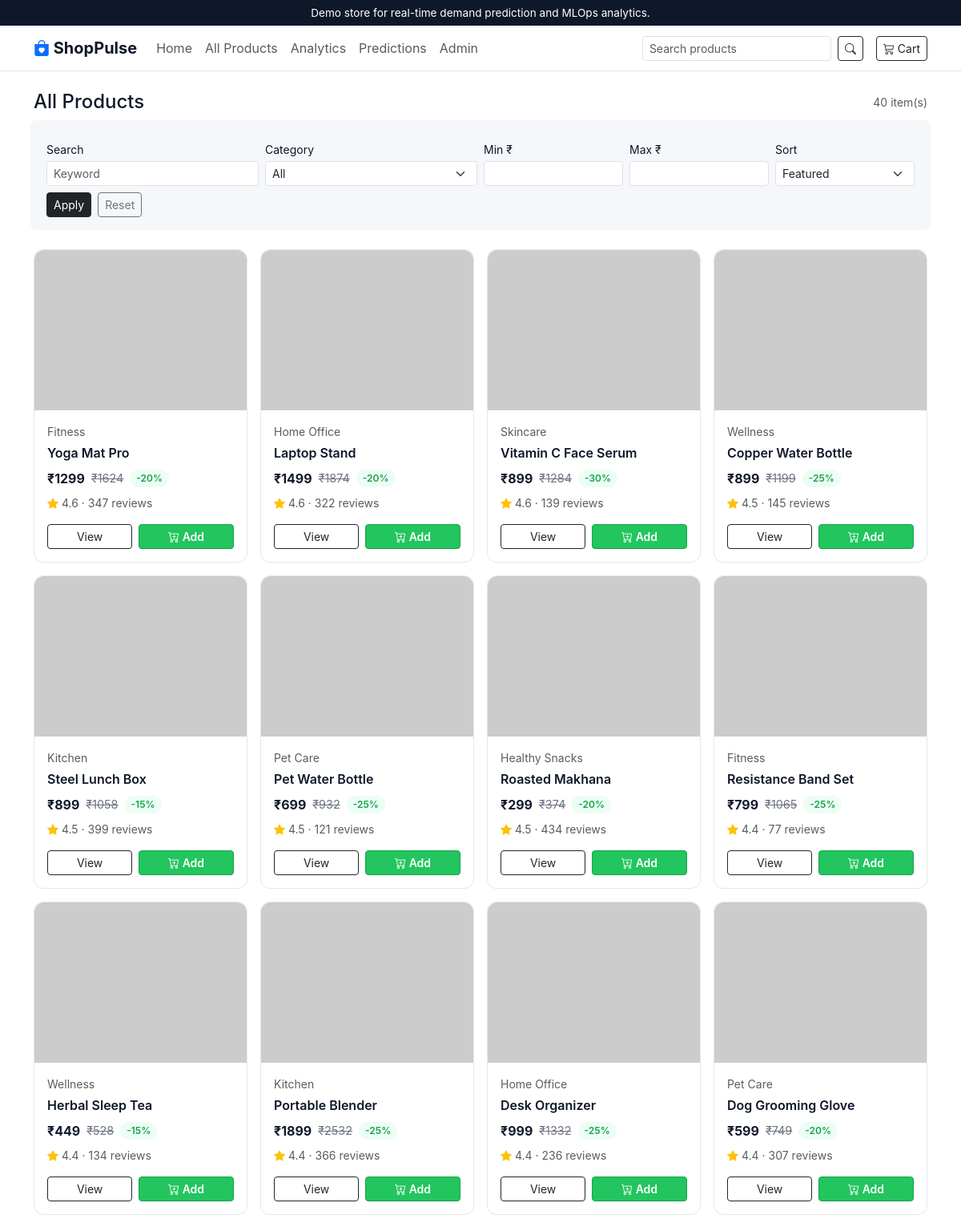
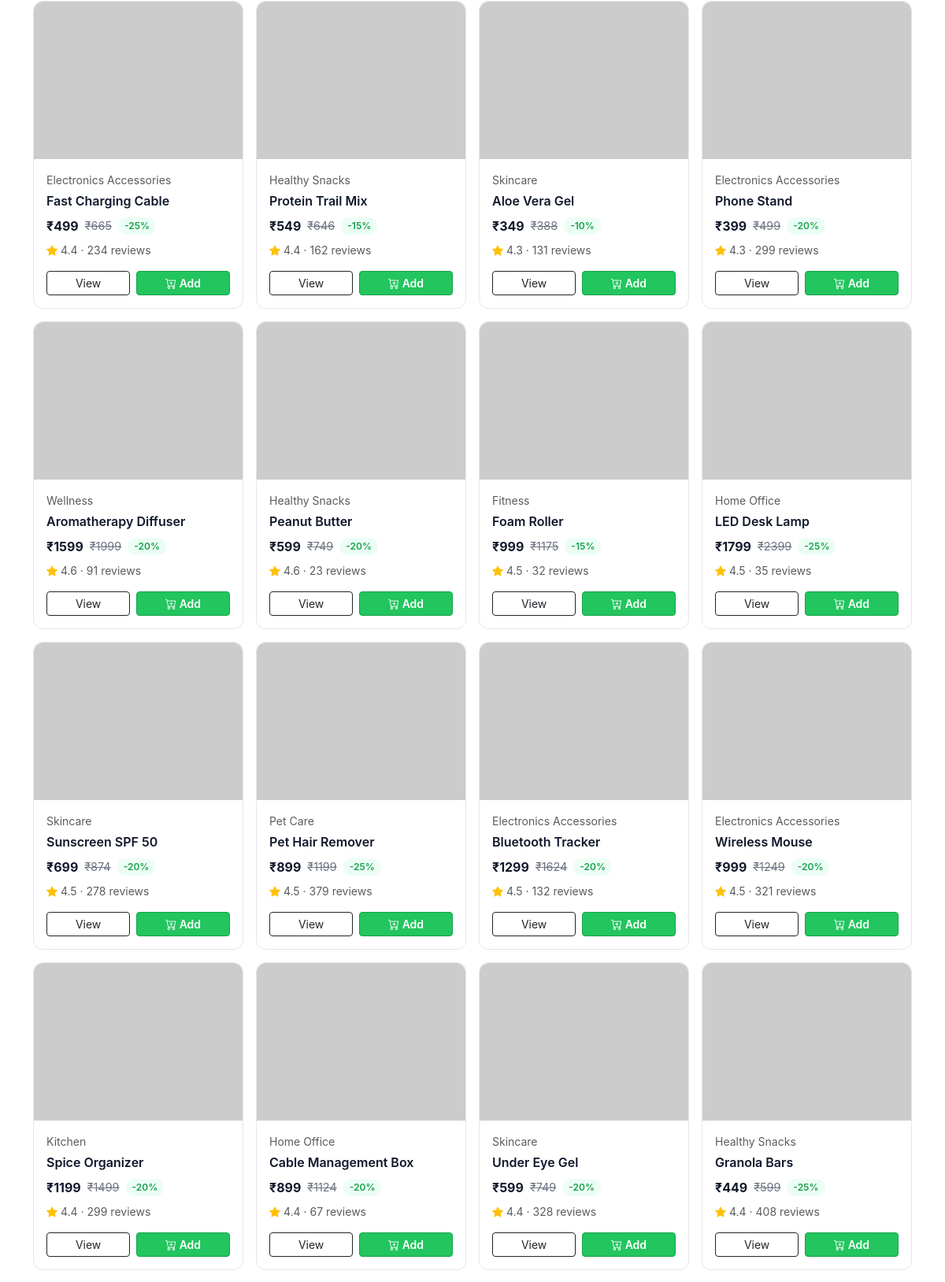
Page /products (upper part) on the committed database (2 pictures, top to bottom).
### models.py (models this page shows, shortened)
class Product(db.Model):
    __tablename__ = "products"
    id = db.Column(db.Integer, primary_key=True)
    sku = db.Column(db.String(64), unique=True, nullable=False, index=True)
    name = db.Column(db.String(200), nullable=False)
    slug = db.Column(db.String(220), unique=True, nullable=False, index=True)
    category = db.Column(db.String(80), nullable=False, index=True)
    subcategory = db.Column(db.String(80))
    brand = db.Column(db.String(80))
    description = db.Column(db.Text)
    short_description = db.Column(db.String(300))
    price = db.Column(db.Float, nullable=False)
    compare_at_price = db.Column(db.Float)
    discount_percent = db.Column(db.Integer, default=0)
    stock_quantity = db.Column(db.Integer, default=0)
    image_url = db.Column(db.String(400))
    rating = db.Column(db.Float, default=0.0)
    review_count = db.Column(db.Integer, default=0)
    is_featured = db.Column(db.Boolean, default=False)
    is_active = db.Column(db.Boolean, default=True)
    created_at = db.Column(db.DateTime, default=datetime.utcnow)
    updated_at = db.Column(db.DateTime, default=datetime.utcnow, onupdate=datetime.utcnow)

### app.py (the view, shortened to what this page needs)
    @app.route("/products")
    def products():
        q = request.args.get("q", "", type=str).strip()
        category = request.args.get("category", "", type=str).strip()
        sort = request.args.get("sort", "featured", type=str)
        min_price = request.args.get("min_price", type=float)
        max_price = request.args.get("max_price", type=float)
        query = Product.query.filter_by(is_active=True)
        if q:
            like = f"%{q}%"
            query = query.filter(
                (Product.name.ilike(like)) | (Product.description.ilike(like))
            )
        if category:
            query = query.filter(Product.category == category)
        if min_price is not None:
            query = query.filter(Product.price >= min_price)
        if max_price is not None:
            query = query.filter(Product.price <= max_price)
        if sort == "price_asc":
            query = query.order_by(Product.price.asc())
        elif sort == "price_desc":
            query = query.order_by(Product.price.desc())
        elif sort == "rating":
            query = query.order_by(Product.rating.desc())
        elif sort == "discount":
            query = query.order_by(Product.discount_percent.desc())
        else:
            query = query.order_by(Product.is_featured.desc(), Product.rating.desc())
        items = query.all()
        categories = Category.query.filter_by(is_active=True).all()
        return render_template(
            "products.html",
            products=items,
            categories=categories,
            q=q,
            current_category=category,
            current_sort=sort,
            min_price=min_price,
            max_price=max_price,
        )

### templates/products.html (shortened to what this page needs)
{% extends 'base.html' %}
{% block content %}
<div class="d-flex justify-content-between align-items-center mb-3 flex-wrap gap-2">
  <h4 class="mb-0">All Products{% if q %} <small class="text-muted">- "{{ q }}"</small>{% endif %}</h4>
  <span class="text-muted small">{{ products|length }} item(s)</span>
</div>
<form method="get" action="{{ url_for('products') }}" class="row g-2 align-items-end mb-4 section-soft p-3 rounded-3">
  <div class="col-md-3">
    <label class="form-label small mb-1">Search</label>
    <input type="search" name="q" value="{{ q }}" class="form-control form-control-sm" placeholder="Keyword">
  </div>
  <div class="col-md-3">
    <label class="form-label small mb-1">Category</label>
    <select name="category" class="form-select form-select-sm" data-filter-name="category">
      <option value="">All</option>
    </select>
  </div>
  <div class="col-md-2">
    <label class="form-label small mb-1">Min ₹</label>
    <input type="number" min="0" name="min_price" value="{{ min_price or '' }}" class="form-control form-control-sm">
  </div>
  <div class="col-md-2">
    <label class="form-label small mb-1">Max ₹</label>
    <input type="number" min="0" name="max_price" value="{{ max_price or '' }}" class="form-control form-control-sm">
  </div>
  <div class="col-md-2">
    <label class="form-label small mb-1">Sort</label>
    <select name="sort" class="form-select form-select-sm" data-filter-name="sort">
      <option value="featured" {% if current_sort == 'featured' %}selected{% endif %}>Featured</option>
    </select>
  </div>
  <div class="col-12 d-flex gap-2">
    <button class="btn btn-sm btn-dark">Apply</button>
    <a href="{{ url_for('products') }}" class="btn btn-sm btn-outline-secondary">Reset</a>
  </div>
</form>
{% if products %}
<div class="row g-3">
  {% for product in products %}
    <div class="col-12 col-sm-6 col-md-4 col-lg-3"
         data-track-impression
         data-product-id="{{ product.id }}"
         data-product-sku="{{ product.sku }}"
         data-product-category="{{ product.category }}">
      {% include 'partials/product_card.html' %}
    </div>
  {% endfor %}
</div>
{% else %}
<div class="empty-state">
  <i class="bi bi-search display-4"></i>
  <p class="mt-3">No products match your filters. Try resetting them.</p>
</div>
{% endif %}
{% endblock %}

### templates/partials/product_card.html
<div class="card-product d-flex flex-column">
  <a href="{{ url_for('product_detail', slug=product.slug) }}"
     class="text-decoration-none text-reset"
     data-track-product-click
     data-product-id="{{ product.id }}"
     data-product-sku="{{ product.sku }}"
     data-product-category="{{ product.category }}">
    <img src="{{ product.image_url }}" alt="{{ product.name }}" class="product-img">
  </a>
  <div class="p-3 d-flex flex-column flex-grow-1">
    <div class="small text-muted mb-1">{{ product.category }}</div>
    <a class="text-reset text-decoration-none mb-2" href="{{ url_for('product_detail', slug=product.slug) }}">
      <div class="fw-semibold">{{ product.name }}</div>
    </a>
    <div class="d-flex align-items-center gap-2 mb-2">
      <span class="price">₹{{ product.price | int }}</span>
      {% if product.compare_at_price %}
        <span class="compare">₹{{ product.compare_at_price | int }}</span>
      {% endif %}
      {% if product.discount_percent %}
        <span class="discount-pill">-{{ product.discount_percent }}%</span>
      {% endif %}
    </div>
    <div class="small text-muted mb-3">
      <i class="bi bi-star-fill text-warning"></i> {{ "%.1f"|format(product.rating or 0) }}
      &middot; {{ product.review_count }} reviews
    </div>
    <div class="mt-auto d-flex gap-2">
      <a href="{{ url_for('product_detail', slug=product.slug) }}" class="btn btn-sm btn-outline-dark flex-grow-1">View</a>
      <button type="button" class="btn btn-sm btn-wa flex-grow-1"
              data-add-to-cart
              data-product-id="{{ product.id }}"
              data-product-sku="{{ product.sku }}"
              data-product-name="{{ product.name }}"
              data-product-slug="{{ product.slug }}"
              data-product-price="{{ product.price }}"
              data-product-image="{{ product.image_url }}"
              data-product-category="{{ product.category }}">
        <i class="bi bi-cart-plus"></i> Add
      </button>
    </div>
  </div>
</div>

### static/css/style.css (style rules this page uses)
:root { --sp-navy: #0f172a; --sp-navy-soft: #1e293b; --sp-blue: #2563eb; --sp-green: #22c55e; --sp-green-dark: #16a34a; --sp-bg: #ffffff; --sp-section: #f5f7fa; --sp-border: #e5e7eb; --sp-muted: #6b7280; }
body { background: var(--sp-bg); color: var(--sp-navy); font-family: -apple-system, BlinkMacSystemFont, "Segoe UI", Roboto, "Helvetica Neue", Arial, sans-serif; }
a { color: var(--sp-blue); text-decoration: none; }
.section-soft { background: var(--sp-section); }
.btn-wa, .btn-wa:hover, .btn-wa:focus { background-color: var(--sp-green); border-color: var(--sp-green-dark); color: #fff; font-weight: 600; }
.card-product { border: 1px solid var(--sp-border); border-radius: 12px; transition: box-shadow .15s ease, transform .15s ease; background: #fff; height: 100%; }
.card-product .product-img { width: 100%; height: 200px; object-fit: cover; border-top-left-radius: 12px; border-top-right-radius: 12px; background: var(--sp-section); }
.card-product .price { font-weight: 700; color: var(--sp-navy); }
.card-product .compare { color: var(--sp-muted); text-decoration: line-through; font-size: .9rem; }
.card-product .discount-pill { background: #ecfdf5; color: var(--sp-green-dark); padding: 2px 8px; border-radius: 999px; font-size: .75rem; font-weight: 600; }

### rows in the picture
Product: category "Fitness", name "Yoga Mat Pro", price "1299", compare_at_price "1624", discount_percent "20", rating "4.6", review_count "347"
Product: category "Home Office", name "Laptop Stand", price "1499", compare_at_price "1874", discount_percent "20", rating "4.6", review_count "322"
Product: category "Skincare", name "Vitamin C Face Serum", price "899", compare_at_price "1284", discount_percent "30", rating "4.6", review_count "139"
Product: category "Wellness", name "Copper Water Bottle", price "899", compare_at_price "1199", discount_percent "25", rating "4.5", review_count "145"
Product: category "Kitchen", name "Steel Lunch Box", price "899", compare_at_price "1058", discount_percent "15", rating "4.5", review_count "399"
Product: category "Pet Care", name "Pet Water Bottle", price "699", compare_at_price "932", discount_percent "25", rating "4.5", review_count "121"
Product: category "Healthy Snacks", name "Roasted Makhana", price "299", compare_at_price "374", discount_percent "20", rating "4.5", review_count "434"
Product: category "Fitness", name "Resistance Band Set", price "799", compare_at_price "1065", discount_percent "25", rating "4.4", review_count "77"
Product: category "Wellness", name "Herbal Sleep Tea", price "449", compare_at_price "528", discount_percent "15", rating "4.4", review_count "134"
Product: category "Kitchen", name "Portable Blender", price "1899", compare_at_price "2532", discount_percent "25", rating "4.4", review_count "366"
Product: category "Home Office", name "Desk Organizer", price "999", compare_at_price "1332", discount_percent "25", rating "4.4", review_count "236"
Product: category "Pet Care", name "Dog Grooming Glove", price "599", compare_at_price "749", discount_percent "20", rating "4.4", review_count "307"
Product: category "Electronics Accessories", name "Fast Charging Cable", price "499", compare_at_price "665", discount_percent "25", rating "4.4", review_count "234"
Product: category "Healthy Snacks", name "Protein Trail Mix", price "549", compare_at_price "646", discount_percent "15", rating "4.4", review_count "162"
Product: category "Skincare", name "Aloe Vera Gel", price "349", compare_at_price "388", discount_percent "10", rating "4.3", review_count "131"
Product: category "Electronics Accessories", name "Phone Stand", price "399", compare_at_price "499", discount_percent "20", rating "4.3", review_count "299"
Product: category "Wellness", name "Aromatherapy Diffuser", price "1599", compare_at_price "1999", discount_percent "20", rating "4.6", review_count "91"
Product: category "Healthy Snacks", name "Peanut Butter", price "599", compare_at_price "749", discount_percent "20", rating "4.6", review_count "23"
Product: category "Fitness", name "Foam Roller", price "999", compare_at_price "1175", discount_percent "15", rating "4.5", review_count "32"
Product: category "Home Office", name "LED Desk Lamp", price "1799", compare_at_price "2399", discount_percent "25", rating "4.5", review_count "35"
Product: category "Skincare", name "Sunscreen SPF 50", price "699", compare_at_price "874", discount_percent "20", rating "4.5", review_count "278"
Product: category "Pet Care", name "Pet Hair Remover", price "899", compare_at_price "1199", discount_percent "25", rating "4.5", review_count "379"
Product: category "Electronics Accessories", name "Bluetooth Tracker", price "1299", compare_at_price "1624", discount_percent "20", rating "4.5", review_count "132"
Product: category "Electronics Accessories", name "Wireless Mouse", price "999", compare_at_price "1249", discount_percent "20", rating "4.5", review_count "321"
Product: category "Kitchen", name "Spice Organizer", price "1199", compare_at_price "1499", discount_percent "20", rating "4.4", review_count "299"
Product: category "Home Office", name "Cable Management Box", price "899", compare_at_price "1124", discount_percent "20", rating "4.4", review_count "67"
Product: category "Skincare", name "Under Eye Gel", price "599", compare_at_price "749", discount_percent "20", rating "4.4", review_count "328"
Product: category "Healthy Snacks", name "Granola Bars", price "449", compare_at_price "599", discount_percent "25", rating "4.4", review_count "408"

### other values in the picture
{{ products|length }} "40"
